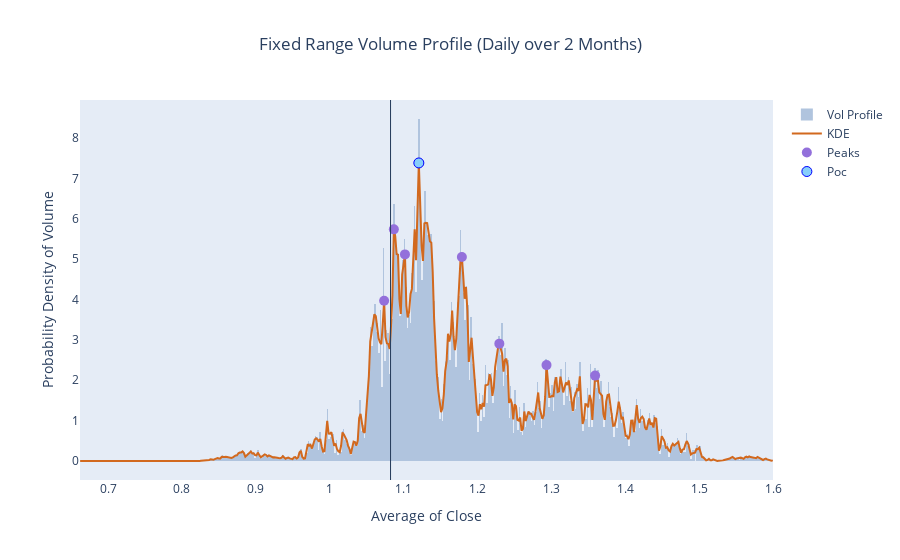

Notebook source saved alongside this figure:
### Code cell
def get_volume_profile(data):

        '''
        Fundamentals:

        * This function measure the probability density of a event fall into the corresponding bin getting peaks and vallyes of the gaussian funtion. 
        * Is used as measure of frequency of price reached which is result of *probability density*, 
        the area of each bar corresponds to the probability that an event will fall into the corresponding bin (here, the sum of all bin AREAS equals 1).
        Once histogram can lead to a perfect and accurate detection of peaks and vallyes due bins is applied kernel density estimation.
        * Kernel density estimation is a way to estimate the probability density function (PDF) of a random variable in a non-parametric way. 
        gaussian_kde works for both uni-variate and multi-variate data.
        * The strategy is to act in High Volume Nodes, "where the volume is high is where the price moves out" 
        
        Conditions:

        __kde_factor__ : [0;1], the highest he value the smooth the line of p.density of volume and less peaks and valleys are detected. 
        Is used a default of 0.02 for daily analizes and 0.04 for weekly analizes, this values are choosed by testing several values until get the most relaible.   
        https://aakinshin.net/posts/kde-bw/
        '''

        current_close_value = data.tail(1).close.iloc[0]
        
        # Daily 
        kde_factor = .01 #.02
        step = 500
        kde = stats.gaussian_kde(data.close, weights=data.volume, bw_method=kde_factor)
        xr = np.linspace(data.close.min(), data.close.max(),step)
        kdy = kde(xr)

        # Find Peaks of the distribution
        peaks, _ = find_peaks(kdy, prominence=1)

        close_avg_peak = xr[peaks]
        volume_pd_peak = kdy[peaks]
        
        peak_df = pd.DataFrame({'close_avg': close_avg_peak, 'volume_prob_d': volume_pd_peak})


        peak_df = peak_df.sort_values(by='close_avg', ascending=True)
        peak_df.reset_index(inplace=True, drop=True)

        peak_df['peakvall_order'] = peak_df['close_avg'].rank(method='first')
        peak_df['poc_order'] = peak_df['volume_prob_d'].rank(method='first', ascending=False)


        # VIZUALIZATION
        # FRVP daily chart
        fig = go.Figure()
        fig.add_trace(go.Histogram(name='Vol Profile',
                                x=data.close,  ## Ver porque é que não se usa resultados em vez dos dados
                                y=data.volume, 
                                nbinsx=step, 
                                histfunc='sum', 
                                histnorm='probability density', #'density', #'percent', #'probability', #'probability density',
                                marker_color='#B0C4DE'))
                        
        fig.add_trace(go.Scatter(name='KDE',
                                x=xr, 
                                y=kdy, 
                                mode='lines', 
                                marker_color='#D2691E'))

        fig.add_trace(go.Scatter(name="Peaks", x=close_avg_peak, y=volume_pd_peak, 
                                mode='markers', 
                                marker=dict(size=10, color="MediumPurple")))

        fig.add_trace(go.Scatter(name="Poc", 
                                x=peak_df[peak_df['poc_order'] == 1].close_avg, 
                                y=peak_df[peak_df['poc_order'] == 1].volume_prob_d, 
                                mode='markers',
                                text=[peak_df[peak_df['poc_order'] == 1].poc_order],
                                marker=dict(color='LightSkyBlue',
                                                size=10,
                                                line=dict(color='blue',
                                                        width=1)))
        )

        fig.update_layout(
                title=dict(text='Fixed Range Volume Profile (Daily over 2 Months)', x=0.5),
                xaxis_title="Average of Close",
                yaxis_title="Probability Density of Volume",
                xaxis=dict(zeroline=False, showgrid=False), 
                yaxis=dict(zeroline=False, showgrid=False)
                )

        fig.add_vrect(name="Current Close Price",
                        x0=current_close_value,
                        x1=current_close_value,
                        fillcolor='orange',
                        opacity=1,
                        line_width=1
                        )
        
        # fig.add_vrect(name="Support Line",
        #                 x0=support,
        #                 x1=support,
        #                 fillcolor='orange',
        #                 opacity=1,
        #                 line_width=3
        #                 )
        
        # fig.add_vrect(name="Resistence Line",
        #                 x0=resistence,
        #                 x1=resistence,
        #                 fillcolor='orange',
        #                 opacity=1,
        #                 line_width=3
        #                 )
        
        fig.show()

        return peak_df

get_volume_profile(data)

### Figure 1 — Plotly figure (JSON) as saved in the notebook; plotly's stock layout.template omitted (floating-point values rounded to 4 significant figures; data arrays with more than 128 entries replaced by an {"elided": "..."} marker saying what was removed)
{"data": [{"histfunc": "sum", "histnorm": "probability density", "marker": {"color": "#B0C4DE"}, "name": "Vol Profile", "nbinsx": 500, "type": "histogram", "x": {"elided": "10000 float values"}, "y": {"elided": "10000 int values"}}, {"marker": {"color": "#D2691E"}, "mode": "lines", "name": "KDE", "type": "scatter", "x": {"elided": "500 float values"}, "y": {"elided": "500 float values"}}, {"marker": {"color": "MediumPurple", "size": 10}, "mode": "markers", "name": "Peaks", "type": "scatter", "x": [1.074, 1.087, 1.102, 1.121, 1.179, 1.23, 1.293, 1.359], "y": [3.968, 5.737, 5.117, 7.382, 5.052, 2.906, 2.376, 2.115]}, {"marker": {"color": "LightSkyBlue", "line": {"color": "blue", "width": 1}, "size": 10}, "mode": "markers", "name": "Poc", "text": ["3    1.0\nName: poc_order, dtype: float64"], "type": "scatter", "x": [1.121], "y": [7.382]}], "layout": {"shapes": [{"fillcolor": "orange", "line": {"width": 1}, "name": "Current Close Price", "opacity": 1, "type": "rect", "x0": 1.082, "x1": 1.082, "xref": "x", "y0": 0, "y1": 1, "yref": "y domain"}], "title": {"text": "Fixed Range Volume Profile (Daily over 2 Months)", "x": 0.5}, "xaxis": {"showgrid": false, "title": {"text": "Average of Close"}, "zeroline": false}, "yaxis": {"showgrid": false, "title": {"text": "Probability Density of Volume"}, "zeroline": false}}}
